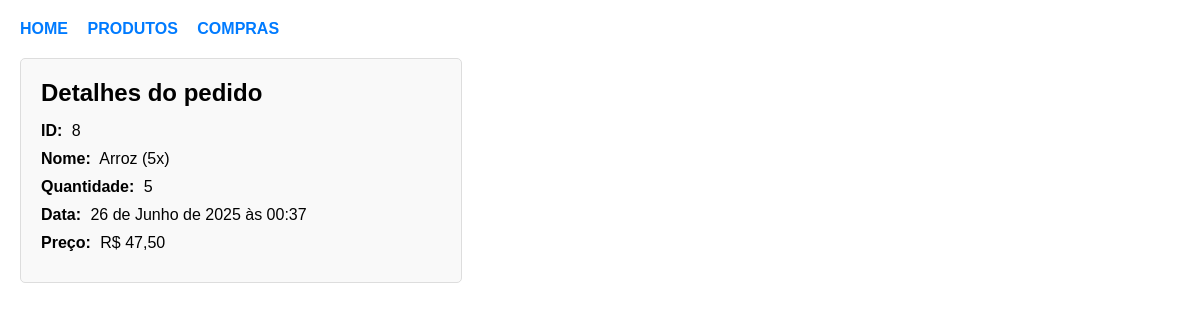
Page /orders/8/ on the committed database.
### orders/models.py (models this page shows, shortened)
class Order(models.Model):
    product = models.ForeignKey(Product, on_delete=models.CASCADE)
    quantity = models.IntegerField()
    created_at = models.DateTimeField(auto_now_add=True)
    def __str__(self):
        return f"{self.product.name} ({self.quantity}x)"
    def total_price(self):
        return self.quantity * self.product.price

### products/models.py (models this page shows, shortened)
class Product(models.Model):
  name = models.CharField(max_length=200)
  price = models.DecimalField(max_digits=10,decimal_places=2)
  quantity = models.PositiveIntegerField()
  created_at = models.DateTimeField(auto_now_add=True)

### orders/views.py (the view)
# urls.py: path("<int:order_id>/", views.detail, name="detail"),
def detail(request, order_id):
  order = Order.objects.get(id=order_id)
  context = {"order": order}
  return render(request, "orders/detail.html", context)

### orders/templates/orders/detail.html (shortened to what this page needs)
<!DOCTYPE html>
<html lang="pt-BR">
<head>
</head>
<body>
  <header>
    <nav>
      <a href="/">HOME</a>
      <a href="/products/">PRODUTOS</a>
      <a href="/orders/">COMPRAS</a>
    </nav>
  </header>
  <section class="order-details">
    <h2>Detalhes do pedido</h2>
    <div><label>ID:</label> {{ order.id }}</div>
    <div><label>Nome:</label> {{ order }} </div>
    <div><label>Quantidade:</label> {{ order.quantity }}</div>
    <div><label>Data:</label> {{ order.created_at}}</div>
    <div><label>Preço:</label> R$ {{ order.total_price }}</div>
  </section>
</body>
</html>

### orders/templates/orders/detail.html (style rules this page uses)
body { font-family: Arial, sans-serif; margin: 20px; }
header { margin-bottom: 20px; }
nav a { margin-right: 15px; text-decoration: none; color: #007bff; font-weight: bold; }
.order-details { border: 1px solid #ddd; padding: 20px; max-width: 400px; background-color: #f9f9f9; border-radius: 5px; }
.order-details h2 { margin-top: 0; margin-bottom: 15px; }
.order-details div { margin-bottom: 10px; font-size: 16px; }
.order-details label { font-weight: bold; margin-right: 5px; }

### rows in the picture
Order: id "8", product+quantity "Arroz (5x)", quantity "5", created_at "26 de Junho de 2025 às 00:37", total_price "47,50"
